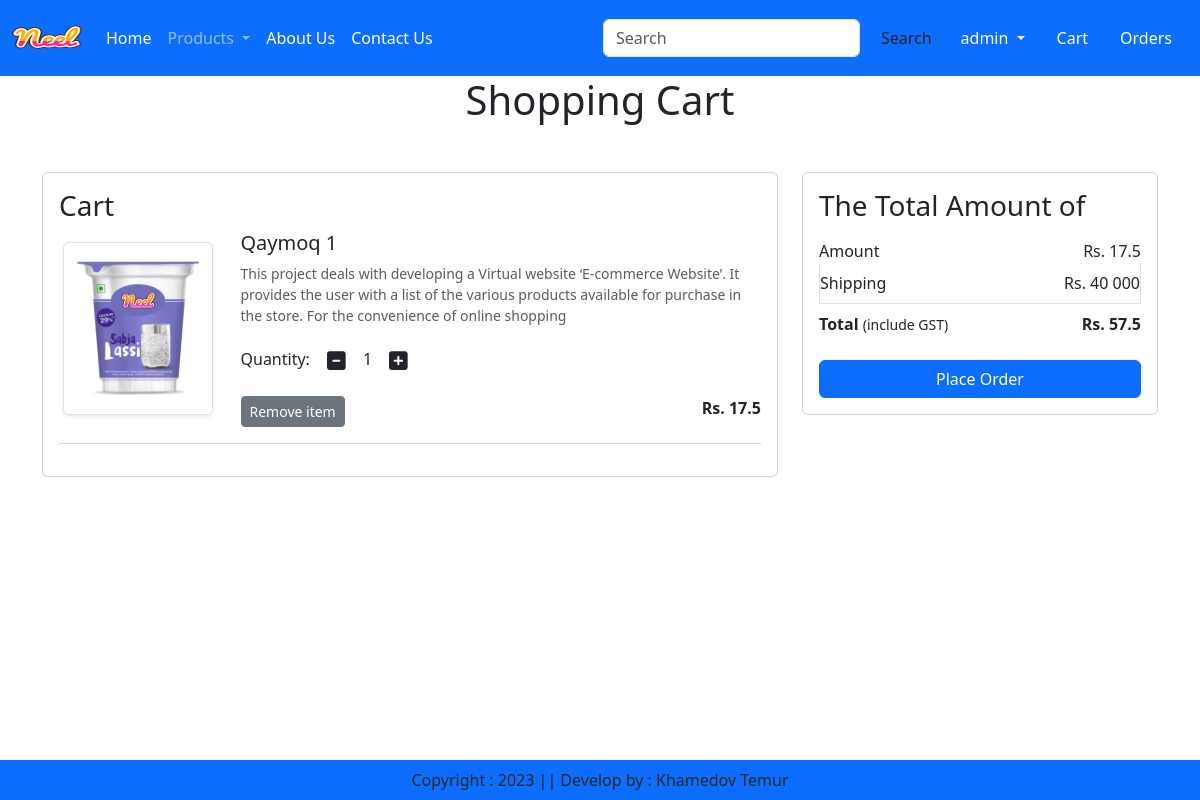
Page /cart/ (signed in) on the earlier database version.
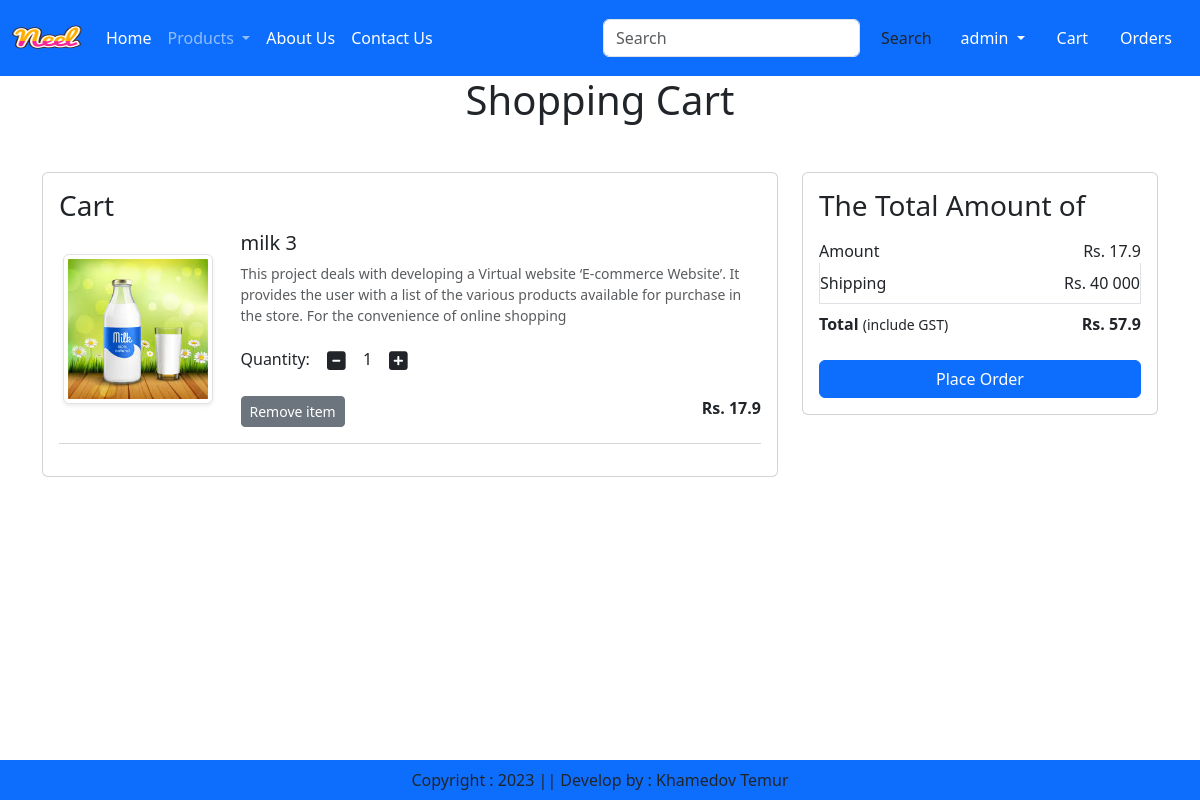
Same page on the later database version.
### commerce/models.py (models this page shows, shortened)
class Cart(models.Model):
    user = models.ForeignKey(User, on_delete=models.CASCADE)
    product = models.ForeignKey(Product, on_delete=models.CASCADE)
    quantity = models.PositiveIntegerField(default=1)

class Product(models.Model):
    title = models.CharField(max_length=100)
    selling_price = models.FloatField()
    discounted_price = models.FloatField()
    description = models.TextField()
    composition = models.TextField(default='')
    prodapp = models.TextField(default='')
    category = models.ForeignKey(Category, on_delete=models.CASCADE)
    product_image = models.ImageField(upload_to='product/')

### commerce/views.py (the view)
# urls.py: path('cart/', ShowCart, name='showcart'),
def ShowCart( request):
    user = request.user
    cart = Cart.objects.filter(user=user)
    amount = 0
    for p in cart:
        value = p.quantity * p.product.discounted_price
        amount = amount + value
    totalamount = amount + 40
    return render(request, 'addtocart.html', locals())

### commerce/context_processors.py (called while the page is built)
def category_list(request):
    categories = Category.objects.all()
    return {'categories' : categories}

### templates/addtocart.html (shortened to what this page needs)
{% extends 'base.html' %}
{% load static %}
{% block main-content %}
<div class="container mb-5">
    <div class="row">
        {% if cart %}
        <h1 class="text-center mb-5">Shopping Cart</h1>
        <div class="col-sm-8">
            <div class="card">
                <div class="card-body">
                    <h3>Cart</h3>
                    {% for item in cart %}
                    <div class="row">
                        <div class="col-sm-3 text-center align-self-center">
                            <img src="{{ item.product.product_image.url }}" alt="" srcset=""
                                 class="img-fluid img-thumbnail shadow-sm" height="150" width="150">
                        </div>
                        <div class="col-sm-9">
                            <div>
                                <h5>{{ item.product.title }}</h5>
                                <p class="mb-2 text-muted small">{{ item.product.description }}</p>
                                <div class="my-3">
                                    <label for="quantity">Quantity:</label>
                                    <a class="minus-cart btn" pid="{{item.product.id}}"><i class="fas fa-minus-square fa-lg"></i></a>
                                        <span id="quantity">{{ item.quantity }}</span>
                                    <a  class="plus-cart btn" pid="{{item.product.id}}"><i class="fas fa-plus-square fa-lg"></i></a>
                                </div>
                                <div class="d-flex justify-content-between">
                                    <a href="{% url 'removecart' item.id %}" class="remove-cart btn btn-sm btn-secondary mr-3" >Remove item</a>
                                    <p class="mb-0"><span><strong>Rs. {{ item.product.discounted_price }}</strong></span></p>
                                </div>
                            </div>
                        </div>
                    </div>
                    <hr class="text-muted">
                    {% endfor %}
                </div>
            </div>
        </div>
        <div class="col-sm-4">
            <div class="card">
                <div class="card-body">
                    <h3>The Total Amount of</h3>
                    <ul class="list-group">
                        <li class="list-group-item d-flex justify-content-between align-items-center border-0 px-0 pb-0">Amount<span id="amount">Rs. {{ amount }}</span></li>
                        <li class="list-group-item d-flex justify-content-between align-items-center px-0">Shipping<span>Rs. 40 000</span></li>
                        <li class="list-group-item d-flex justify-content-between align-items-center border-0 px-0 mb-3">
                            <div>
                                <strong>Total</strong> <small>(include GST)</small>
                            </div>
                            <span id="totalamount"><strong>Rs. {{ totalamount }}</strong></span>
                        </li>
                    </ul>
                    <div class="d-grid"><a href="{% url 'checkout' %}" class="btn btn-primary">Place Order</a></div>
                </div>
            </div>
        </div>
        {% else %}
        <h1 class="text-center mb-5">Cart is Empty</h1>
        {% endif %}
    </div>
</div>
{% endblock main-content %}

Differences in the rows shown:
removed Cart: product.product_image (picture), product "Qaymoq 1", product.description "This project deals with developing a Virtual website ‘E-commerce Website’. It provides the user with a list of the various products available for purchase in the store. For the convenience of online shopping", quantity "1", product.discounted_price "17.5"
added Cart: product.product_image (picture), product "milk 3", product.description "This project deals with developing a Virtual website ‘E-commerce Website’. It provides the user with a list of the various products available for purchase in the store. For the convenience of online shopping", quantity "1", product.discounted_price "17.9"
Other differences:
{{ amount }}: "17.5" → "17.9"
{{ totalamount }}: "57.5" → "57.9"
